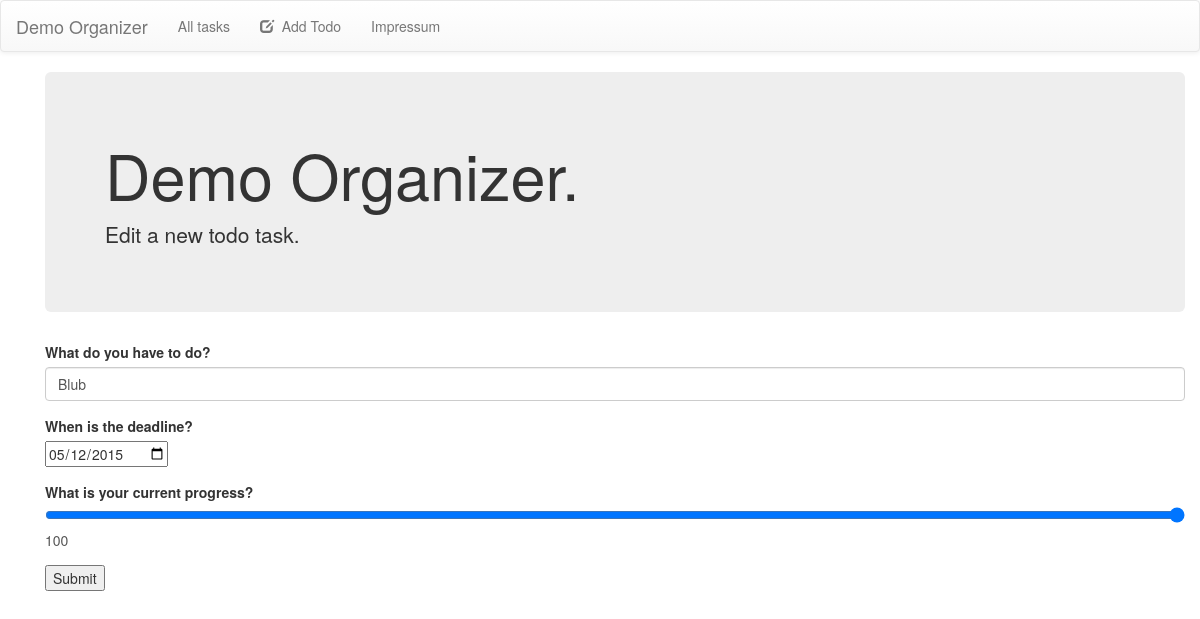
/edit/3, run on an earlier commit of the app's database.
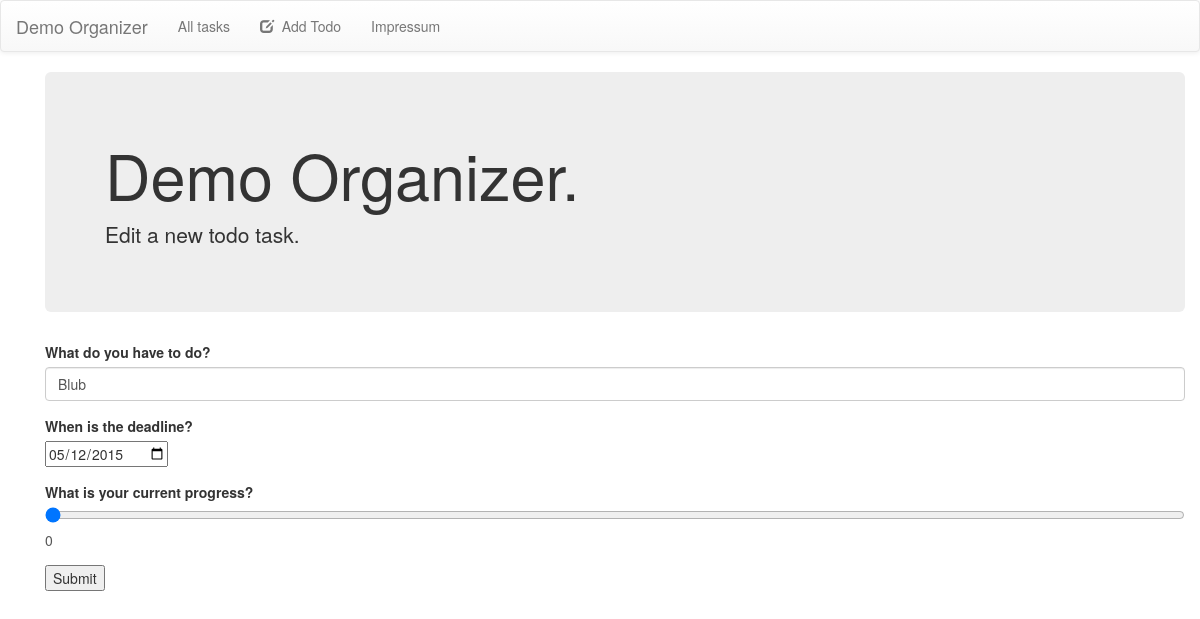
And on a later commit of the database.
### todolist/models.py (models this page shows, shortened)
class Todo(models.Model):
    title = models.CharField(max_length=160)
    deadline = models.DateField('Deadline')
    progress = models.DecimalField(max_digits=3, decimal_places=0)
    def deadlineAsString(self):              # __unicode__ on Python 2
        return str(self.deadline)

### todolist/views.py (the view)
# urls.py: url(r'^edit/(?P<pk>\d+)$', views.UpdateView.as_view(), name='todo_edit'),
class UpdateView(UpdateView):
    template_name = 'edit.html'
    model = Todo
    fields = ['title','deadline','progress']
    success_url = '/'

### todolist/templates/edit.html (shortened to what this page needs)
{% extends "base_page.html" %}
{% block content %}
        <div class="container">
           <div class="jumbotron">
            <h1>Demo Organizer.</h1>
            <p>Edit a new todo task.</p>
          </div>
        </div>
        <div class="container">
          <form role="form" method="post" class="form">
            <div class="form-group">
              <label for="todo">What do you have to do?</label>
              <input type="text" class="form-control" id="todo" name="title" maxlength="160" value="{{ object.title }}">
            </div>
            <div class="form-group">
              <label for="deadline">When is the deadline?</label><br>
              <input type="date" name="deadline" id="deadline" value="{{ object.deadlineAsString }}">
            </div>
            <div class="form-group">
              <label for="progressbar">What is your current progress?</label>
              <input oninput="progressOutput.value=parseInt(progressbar.value)" type="range" id="progressbar" value="{{ object.progress }}" name="progress"><output name="progressOutput" for="progressbar">{{ object.progress }}</output>
              </div>
              <input type="submit" value="Submit" />
          </form>
        </div>
    {% endblock %}

What changed in the data, as far as the page shows it:
changed Todo "Blub": progress "100" → "0"
